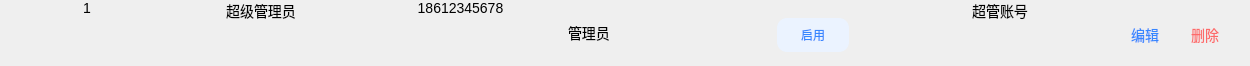
<?xml version="1.0" encoding="UTF-8"?>
<ui version="4.0">
 <class>RoleTableItem</class>
 <widget class="QWidget" name="RoleTableItem">
  <property name="geometry">
   <rect>
    <x>0</x>
    <y>0</y>
    <width>1250</width>
    <height>66</height>
   </rect>
  </property>
  <property name="minimumSize">
   <size>
    <width>0</width>
    <height>66</height>
   </size>
  </property>
  <property name="maximumSize">
   <size>
    <width>16777215</width>
    <height>66</height>
   </size>
  </property>
  <property name="windowTitle">
   <string>Form</string>
  </property>
  <layout class="QHBoxLayout" name="horizontalLayout">
   <property name="spacing">
    <number>0</number>
   </property>
   <property name="leftMargin">
    <number>0</number>
   </property>
   <property name="topMargin">
    <number>0</number>
   </property>
   <property name="rightMargin">
    <number>0</number>
   </property>
   <property name="bottomMargin">
    <number>0</number>
   </property>
   <item>
    <widget class="QFrame" name="roleTableItemBg">
     <property name="styleSheet">
      <string notr="true">roleTableItemBg {
background-color: #FFFFFF;
border: 1px solid #EBEDF0;
color: #222222;
}
*{
font-family : 微软雅⿊;
font-size : 14px;
line-height : 19px;
}</string>
     </property>
     <widget class="QLabel" name="idLabel">
      <property name="geometry">
       <rect>
        <x>0</x>
        <y>0</y>
        <width>174</width>
        <height>66</height>
       </rect>
      </property>
      <property name="text">
       <string>1</string>
      </property>
      <property name="alignment">
       <set>Qt::AlignmentFlag::AlignHCenter</set>
      </property>
     </widget>
     <widget class="QLabel" name="roleLabel">
      <property name="geometry">
       <rect>
        <x>174</x>
        <y>0</y>
        <width>174</width>
        <height>66</height>
       </rect>
      </property>
      <property name="text">
       <string>超级管理员</string>
      </property>
      <property name="alignment">
       <set>Qt::AlignmentFlag::AlignHCenter</set>
      </property>
     </widget>
     <widget class="QLabel" name="phoneLabel">
      <property name="geometry">
       <rect>
        <x>348</x>
        <y>0</y>
        <width>225</width>
        <height>66</height>
       </rect>
      </property>
      <property name="text">
       <string>18612345678</string>
      </property>
      <property name="alignment">
       <set>Qt::AlignmentFlag::AlignHCenter</set>
      </property>
     </widget>
     <widget class="QLabel" name="nameLabel">
      <property name="geometry">
       <rect>
        <x>568</x>
        <y>0</y>
        <width>150</width>
        <height>66</height>
       </rect>
      </property>
      <property name="text">
       <string>管理员</string>
      </property>
     </widget>
     <widget class="QPushButton" name="statusButton">
      <property name="geometry">
       <rect>
        <x>777</x>
        <y>18</y>
        <width>72</width>
        <height>34</height>
       </rect>
      </property>
      <property name="styleSheet">
       <string notr="true">#statusButton {
color: #3686FF;
background-color: #EBF3FF;
border: none;
border-radius: 10px;
font-size: 12px;
line-height: 16px;
}</string>
      </property>
      <property name="text">
       <string>启用</string>
      </property>
     </widget>
     <widget class="QLabel" name="commentLabel">
      <property name="geometry">
       <rect>
        <x>906</x>
        <y>0</y>
        <width>188</width>
        <height>66</height>
       </rect>
      </property>
      <property name="text">
       <string>超管账号</string>
      </property>
      <property name="alignment">
       <set>Qt::AlignmentFlag::AlignHCenter</set>
      </property>
     </widget>
     <widget class="QPushButton" name="editBtn">
      <property name="geometry">
       <rect>
        <x>1130</x>
        <y>25</y>
        <width>30</width>
        <height>19</height>
       </rect>
      </property>
      <property name="styleSheet">
       <string notr="true">#editBtn {
background-color: transparent;
border: none;
color: #3686FF;
}</string>
      </property>
      <property name="text">
       <string>编辑</string>
      </property>
     </widget>
     <widget class="QPushButton" name="delBtn">
      <property name="geometry">
       <rect>
        <x>1190</x>
        <y>25</y>
        <width>30</width>
        <height>19</height>
       </rect>
      </property>
      <property name="styleSheet">
       <string notr="true">#delBtn {
background-color: transparent;
border: none;
color: #FD6A6A;
}</string>
      </property>
      <property name="text">
       <string>删除</string>
      </property>
     </widget>
    </widget>
   </item>
  </layout>
 </widget>
 <resources/>
 <connections/>
</ui>
